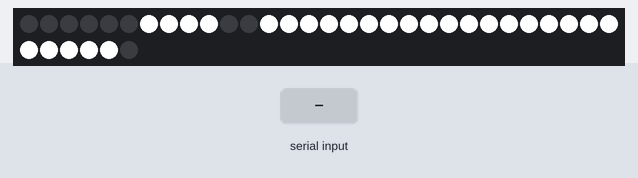
This sketch was run on a simulated Arduino Uno, built with avr-gcc and run on an emulated ATmega328P. Shown: 36 RGB LEDs in strip order, left to right, continuing on the next row. The test bench sets the inputs (shaded band). Dim RGB values are drawn brighter than linear.

Above: at 5.38 s.
6.7 s: "A" received over Serial
At 7.6 s:
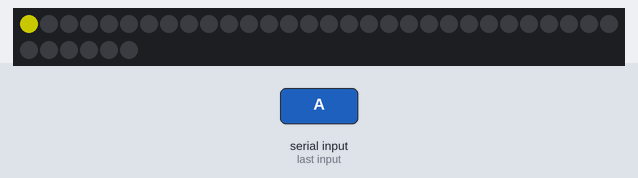
8.2 s: byte 90 ('Z') received over Serial
At 8.8 s:
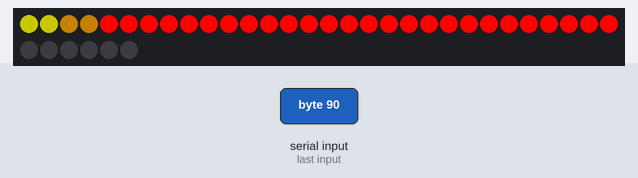
9.7 s: "C" received over Serial
At 11.1 s:
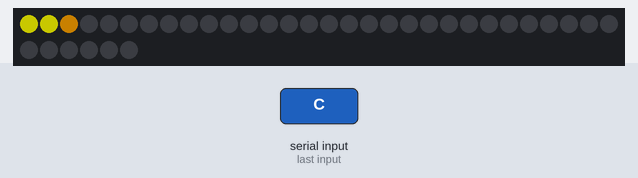

The sketch:

SerialNeoPixelTest.ino
```cpp
  #include <Adafruit_NeoPixel.h>
#include <LiquidCrystal.h>
int incomingByte;      // a variable to read incoming serial data into
int prevUsage=0;
int Contrast = 60;
#define PIN      6
#define NUMPIXELS 36
#define Row1 12
#define Row2 24
Adafruit_NeoPixel pixels(NUMPIXELS, PIN, NEO_GRB + NEO_KHZ800);

LiquidCrystal lcd(12, 11, 5, 4, 3, 2);

/*
void LightUp(int PassedVar){
  pixels.clear();
  for (int i=PassedVar;i>=0;i--){
    pixels.setPixelColor(i,255,0,255);
  }
  pixels.show();
}*/
void FillerInner(int x){
  //scale so that at the first redraw it's halfway to the designated value, then at half-duration its placed at the real designated value.
  //Halfway between the old and the new.*
  for (int i=0;i<x;i++){
    //TODO: ADD IN A SLIDING SCALE, NOT HARD-CODED COLORS..
    /*if (i<4){
      pixels.setPixelColor(i,100,100,0);
    }
    if (i>=4 && i<7){
      pixels.setPixelColor(i,100,64.7,0);
    }
    if (i>7){
      pixels.setPixelColor(i,255,255,0);
    }
    */
    if (i<2){
      pixels.setPixelColor(i,100,100,0);
    }
    if (i>=2 && i<4){
      pixels.setPixelColor(i,100,64.7,0);
    }
    if (i>=4){
      pixels.setPixelColor(i,255,0,0);
    }

  }
  pixels.show();
}
void FillerInnerMemory(int p){
  //scale so that at the first redraw it's halfway to the designated value, then at half-duration its placed at the real designated value.
  //Halfway between the old and the new.*
  for (int i=13;i<p;i++){
    //TODO: ADD IN A SLIDING SCALE, NOT HARD-CODED COLORS..
    /*if (i<4){
      pixels.setPixelColor(i,100,100,0);
    }
    if (i>=4 && i<7){
      pixels.setPixelColor(i,100,64.7,0);
    }
    if (i>7){
      pixels.setPixelColor(i,255,255,0);
    }
    */
    if (i<2){
      pixels.setPixelColor(i,100,100,0);
    }
    if (i>=2 && i<4){
      pixels.setPixelColor(i,100,64.7,0);
    }
    if (i>=4){
      pixels.setPixelColor(i,255,0,0);
    }

  }
  pixels.show();
} //END OF OUTER CIRCLE FILLER

void Looper(int RotationSpeed) { //INITIALIZATION COLOR SEQUENCE
    pixels.clear(); //COMMENTED OUT TO HAVE WHITE ONE, THIS IS COLOR
    for (int i=0;i<35;i++){ /////THIS LOOKS COOL BY ITSELF
      pixels.setPixelColor(i,255,255,255);
      pixels.setPixelColor(((i-1)+12)%12,255,255,255);
      pixels.setPixelColor(((i-2)+12)%12,255,255,255);
      pixels.setPixelColor(((i-3)+12)%12,255,255,255);
      pixels.setPixelColor(((i-4)+12)%12,255,255,255);
      pixels.setPixelColor(((i-5)+12)%12,0,0,0);
    pixels.show();
    delay(RotationSpeed);
    /*
    for (int i=0;i<35;i++){ /////THIS LOOKS COOL BY ITSELF
      pixels.setPixelColor(i,255,255,255);
      pixels.setPixelColor(((i-1)+36)%36,255,0,255);
      pixels.setPixelColor(((i-2)+36)%36,255,0,255);
      pixels.setPixelColor(((i-3)+36)%36,255,0,255);
      pixels.setPixelColor(((i-4)+36)%36,255,0,255);
      pixels.setPixelColor(((i-5)+36)%36,0,0,0);
    pixels.show();
    delay(RotationSpeed);
    */
  }
}
void setup() {
  // initialize serial communication:
  Serial.begin(9600);
  // initialize the LED pin as an output:
  pixels.begin();
  pixels.clear();
  int incomingByte=0;
 /* analogWrite(7, Contrast);
  lcd.begin(16, 2);
  lcd.setCursor(0,0); //init process
  lcd.print("Loading...");*/
  Looper(50);
  Looper(50);
  Looper(50);
  pixels.clear();
  pixels.show();

}

void loop() {
  // see if there's incoming serial data:
  lcd.setCursor(0, 0);

  lcd.print(incomingByte);//if I have the incoming byte available, print it to the lcd.

  lcd.setCursor(0, 1);
  lcd.print("Celsius");
  pixels.clear();
  while (Serial.available() < 0) {
    pixels.setPixelColor(0,255,255,255);
    pixels.show();
  }
  //if (Serial.available() > 0) {
  // read the oldest byte in the serial buffer:
  incomingByte = Serial.read();

  //if (incomingByte='H'){
    //pixels.setPixelColor(0,255,255,255);
  //}
  switch (incomingByte){
    case 'A':
    FillerInner(1);
    break;
    case 'B':
    FillerInner(2);
    break;
    case 'C':
    FillerInner(3);
    break;
    case 'D':
    FillerInner(4);
    break;
    case 'E':
    FillerInner(5);
    break;
    case 'F':
    FillerInner(6);
    break;
    case 'G':
    FillerInner(7);
    break;
    case 'H':
    FillerInner(8);
    break;
    case 'I':
    FillerInner(9);
    break;
    case 'J':
    FillerInner(10);
    break;
    prevUsage=incomingByte;
    case 'Z':
    FillerInner(30); //test not used exce
    break;

}
}
```

Measured:
- after the input at 6.7 s, the LEDs: change at once (image 1)
- after the input at 8.2 s, the LEDs: change at once (image 2)
- after the input at 9.7 s, the LEDs: change at once (image 3)
